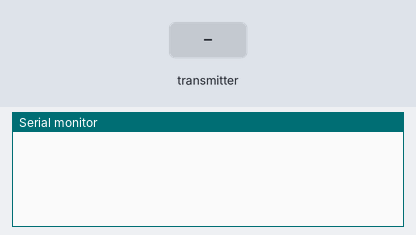
Bench run of a sketch on a simulated ESP8266 (NodeMCU). Shown: the last lines printed to the serial monitor. Inputs (shaded band) come from the test bench. Random numbers use the default seed unless the sketch sets one.

Above: at 1.2 s.
1.3 s: the transmitter starts sending target_pos.0 = 0
At 1.61 s:
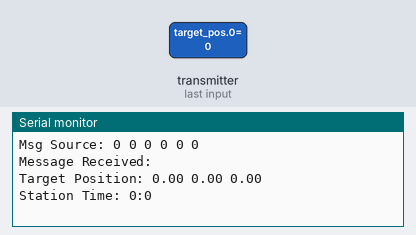
2.8 s: the transmitter starts sending target_pos.1 = 25
4.3 s: the transmitter starts sending target_pos.2 = 25
5.8 s: the transmitter starts sending station_clock.0 = 64
At 6.11 s:
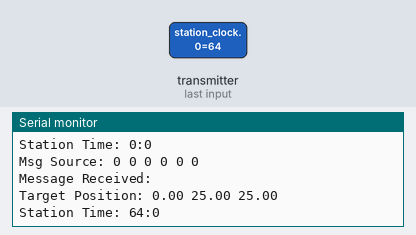
7.3 s: the transmitter starts sending station_clock.1 = 64
At 7.61 s:
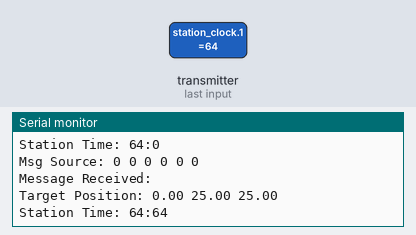

Measured:
- after the input at 1.3 s, the serial monitor: prints a new line at once (image 1)
- after the input at 5.8 s, the serial monitor: prints a new line at once (image 2)
- after the input at 7.3 s, the serial monitor: prints a new line at once (image 3)

The sketch:

mobile_8266.ino
```cpp
#include <ESP8266WiFi.h>
#include <espnow.h>

uint8_t stationAddress[] = {0x5C, 0xCF, 0x7F, 0xB7, 0x22, 0x8E};

// Receive data structure
typedef struct drone_message {
  String message;
  float battery;
  unsigned long time_alive;
  float pose[7];
} drone_message;


// Send data structure
typedef struct command_message {
  String message;
  float target_pos[3];
  uint8_t station_clock[2];
} command_message;


void print_address(uint8_t* add){
  for(int i = 0; i<6; i++){
    Serial.print(add[i], HEX);
    Serial.print(" ");
  }
}

// Create a drone_message called myData
drone_message droneData;
command_message commandData;


unsigned long beginTime;
unsigned long lastTime = 0;
unsigned long timerDelay = 1000;  // send commands timer

// Callback when data is sent
void OnDataSent(uint8_t *mac_addr, uint8_t sendStatus) {

  if (sendStatus != 0){
    Serial.println("Delivery fail");
  }

}

// Callback function that will be executed when data is received
void OnDataRecv(uint8_t * mac, uint8_t *incomingData, uint8_t len) {

  memcpy(&commandData, incomingData, sizeof(commandData));

  Serial.print("Msg Source: ");
  print_address(mac);
  Serial.println();
  Serial.print("Message Received: ");
  Serial.println(commandData.message);
  Serial.print("Target Position: ");
  Serial.print(commandData.target_pos[0]);
  Serial.print(" ");
  Serial.print(commandData.target_pos[1]);
  Serial.print(" ");
  Serial.println(commandData.target_pos[2]);
  Serial.print("Station Time: ");
  Serial.print(commandData.station_clock[0]);
  Serial.print(":");
  Serial.println(commandData.station_clock[1]);
  Serial.println();
}

void setup() {

  beginTime = millis();
  Serial.begin(115200);

  // Set device as a Wi-Fi Station
  WiFi.mode(WIFI_STA);

  // Init ESP-NOW
  if (esp_now_init() != 0) {
    Serial.println("Error initializing ESP-NOW");
    return;
  }

  // Once ESPNow is successfully Init, we will register for
  // sendCB to get the status of Trasnmitted packet
  // recvCB to get recv packer info
  esp_now_set_self_role(ESP_NOW_ROLE_CONTROLLER);
  esp_now_register_send_cb(OnDataSent);
  esp_now_register_recv_cb(OnDataRecv);

  // Register peer
  esp_now_add_peer(stationAddress, ESP_NOW_ROLE_SLAVE, 1, NULL, 0);
}

void loop() {
  unsigned long currentTime = millis();

  if ((currentTime - lastTime) > timerDelay) {
    // Set values to send

    droneData.message = "Standingby";

    droneData.battery = random(1, 10);

    droneData.time_alive = (currentTime - beginTime)/1000 ;

    droneData.pose[0] = random(-5, 5);
    droneData.pose[1] = random(-5, 5);
    droneData.pose[2] = random(-5, 5);
    droneData.pose[3] = random(-5, 5);
    droneData.pose[4] = random(-5, 5);
    droneData.pose[5] = random(-5, 5);
    droneData.pose[6] = random(-5, 5);

    // Send message via ESP-NOW
    esp_now_send(stationAddress, (uint8_t *) &droneData, sizeof(droneData));

    lastTime = currentTime;
  }
}
```
